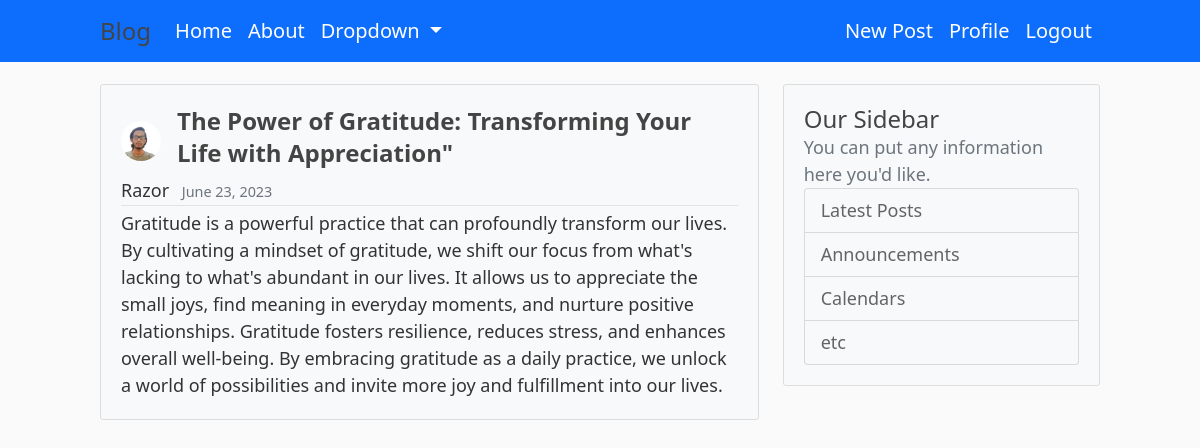
The app's page /post/5/ (signed in) with its own data.
### blog/models.py (models this page shows, shortened)
class Post(models.Model):
    title = models.CharField(max_length=10000)
    content = models.TextField()
    date_posted = models.DateTimeField(default=timezone.now)
    author = models.ForeignKey(User,on_delete=models.CASCADE)

### users/models.py (models this page shows, shortened)
class Profile(models.Model):
    user = models.OneToOneField(User,on_delete=models.CASCADE)
    image = models.ImageField(default='default.jpg',upload_to='profile_pics')

### blog/views.py (the view)
# urls.py: path('post/<int:pk>/', PostDetailView.as_view(), name='post-detail'),
class PostDetailView(LoginRequiredMixin,DetailView):
    model = Post

### blog/templates/blog/post_detail.html (shortened to what this page needs)
{% extends "blog/base.html" %}
{% block content %}
    <article class="media content-section">
        <div class="flex items-center">
            <img class="rounded-circle article-img mr-3" src="{{ post.author.profile.image.url }}" alt="" style="width: 40px; height: 40px;">
            <div class="article-title">
                <h2 class="font-bold text-2xl mb-2"><a href="{% url 'post-detail' post.id %}">{{ post.title }}</a></h2>
            </div>
        </div>
        <div class="media-body">
            <div class="article-metadata">
                <a class="mr-2" href="{% url 'user-posts' post.author.username %}">{{ post.author }}</a>
                <small class="text-muted">{{ post.date_posted|date:"F d, Y" }}</small>
            </div>
            <p class="article-content">{{ post.content }}</p>
        </div>
    </article>
{% endblock content %}

### blog/static/blog/main.css (style rules this page uses)
body { background: #fafafa; color: #333333; margin-top: 5rem; }
h1, h2, h3, h4, h5, h6 { color: #444444; }
.content-section { background: #ffffff; padding: 10px 20px; border: 1px solid #dddddd; border-radius: 3px; margin-bottom: 20px; }
.article-title { color: #444444; }
.article-content { white-space: pre-line; }
.article-img { height: 65px; width: 65px; margin-right: 16px; }
.article-metadata { padding-bottom: 1px; margin-bottom: 4px; border-bottom: 1px solid #e3e3e3 }

### blog/templates/blog/base.html (style rules this page uses)
body { margin-top: 5%; font-size: 18px; color: #333; }
.content-section { background-color: #f8f9fa; padding: 20px; }

### records on screen
Post: author.profile.image (picture), title "The Power of Gratitude: Transforming Your Life with Appreciation\"", author "Razor", date_posted "June 23, 2023", content "Gratitude is a powerful practice that can profoundly transform our lives. By cultivating a mindset of gratitude, we shift our focus from what's lacking to what's abundant in our lives. It allows us to appreciate the small joys, find meaning in everyday moments, and nurture positive relationships. Gratitude fosters resilience, reduces stress, and enhances overall well-being. By embracing gratitude as a daily practice, we unlock a world of possibilities and invite more joy and fulfillment into our lives."
